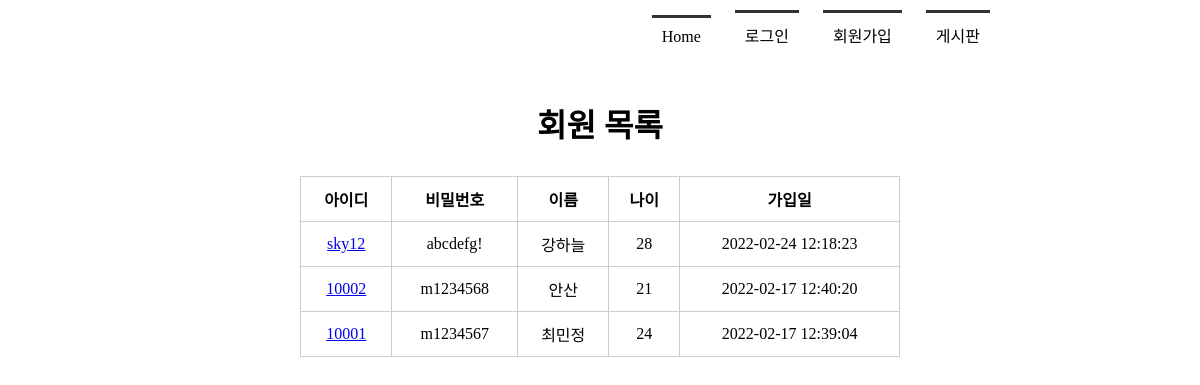
Page /memberlist/ on the committed database.
### tables this page shows
CREATE TABLE member(
            mid char(5) PRIMARY KEY,
            passwd char(8) NOT NULL,
            name text NOT NULL,
            age integer,
            regDate timestamp date DEFAULT (datetime('now', 'localtime'))
        );

### app.py (the view)
@app.route('/memberlist/')
def memberlist():
    rs = select_member()
    return render_template('memberlist.html', rs = rs)

### model/model_member.py (called while the page is built)
def getconn():
    conn = sqlite3.connect("./members.db")
    return conn

def select_member():
    conn = getconn()
    cur = conn.cursor()
    sql = "SELECT * FROM member ORDER BY regDate DESC"
    cur.execute(sql)
    rs = cur.fetchall()
    conn.close()
    return rs

### templates/memberlist.html (shortened to what this page needs)
<!DOCTYPE html>
<html lang="en">
<head>
    <link rel="stylesheet" href="{{ url_for('static', filename='style.css') }}">
</head>
<body>
    <div id="container">
         {% include 'navbar.html' %}
         <section>
            <h1>회원 목록</h1>
            <table>
                <tr>
                    <th>아이디</th><th>비밀번호</th><th>이름</th><th>나이</th><th>가입일</th>
                </tr>
                {% for i in rs %}
                <tr>
                    <td><a href="{{url_for('member_view', id = i[0]) }}">{{ i[0] }}</a></td>
                    <td>{{ i[1] }}</td>
                    <td>{{ i[2] }}</td>
                    <td>{{ i[3] }}</td>
                    <td>{{ i[4] }}</td>
                </tr>
                {% endfor %}
            </table>
        </section>
    </div>
</body>
</html>

### static/style.css (style rules this page uses)
* { margin: 0; padding: 0; }
#container { width : 1000px; margin : 0 auto; }
section { text-align: center; }
section h1 { font-size : 2em; margin-bottom: 30px; }
section table { width: 600px; margin: 0 auto; border-collapse: collapse; }
section table, th, td { border:1px solid #ccc; padding: 10px }

### rows in the picture
member: mid "sky12", passwd "abcdefg!", name "강하늘", age "28", regDate "2022-02-24 12:18:23"
member: mid "10002", passwd "m1234568", name "안산", age "21", regDate "2022-02-17 12:40:20"
member: mid "10001", passwd "m1234567", name "최민정", age "24", regDate "2022-02-17 12:39:04"
